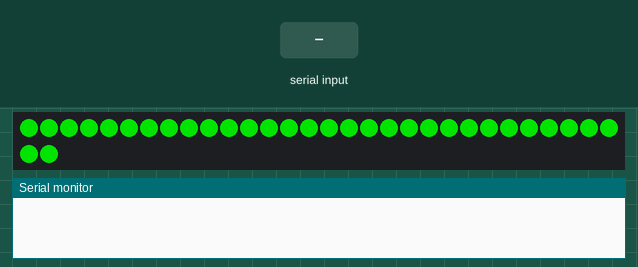
Bench run of a sketch on a simulated Arduino Uno, built with avr-gcc and run on an emulated ATmega328P. On the bench: 32 RGB LEDs in strip order, left to right, continuing on the next row, the last lines printed to the serial monitor. Inputs (shaded band) come from the test bench. Dim RGB values are drawn brighter than linear.

Above: at 1.2 s.
1.3 s: "90,45,200\n" received over Serial
2.8 s: "30,150,10\n" received over Serial
5.8 s: "90,45\n" received over Serial
At 7.3 s:
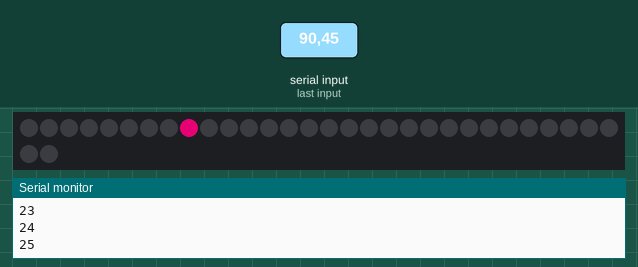
8.8 s: "1,90\n" received over Serial
At 12.46 s:
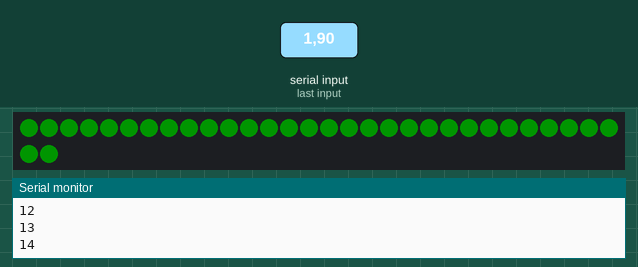
Timing chart, 0 to 12.8 s (numbered marks = the images above; inputs shaded):
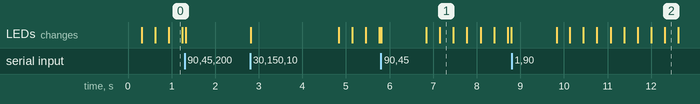

The sketch:

ArduinoCode.ino
```cpp
#include "LPD8806.h"
#include "SPI.h"

// Number of RGB LEDs in strand:
int nLEDs = 32;

// Chose 2 pins for output; can be any valid output pins:
int dataPin = 4;
int clockPin = 5;
boolean go = false;

int i = 0; //For our cycling loop
int j = 0; //For our fading intro
int fade=5;
unsigned long lastTime=0;
unsigned long timeBetween = 500;
unsigned long lastRec=0;
unsigned long abortTime=2000;

// First parameter is the number of LEDs in the strand.
// Next two parameters are SPI data and clock pins:
LPD8806 strip = LPD8806(nLEDs, dataPin, clockPin);

uint32_t curColor;
uint32_t noColor;
void setup() {
  // Start up the LED strip
  strip.begin();
  Serial.begin(9600);

  curColor = strip.Color(0, 255, 0); // set to blue
  noColor = strip.Color(0, 0, 0); // set to off

  // Update strip to 'off'
  for (int i = 0; i < nLEDs; i++) {
    strip.setPixelColor(i, noColor);
  }
  strip.show();
}
void loop() {

  if(!go){

    curColor=strip.Color(0,j,0);
    for (int i = 0; i < nLEDs; i++) {
      strip.setPixelColor(i, curColor);
    }
    strip.show();
    j += fade;
    // reverse the direction of the fading at the ends of the fade:
    if (j == 0 || j == 100) {
      fade*=-1 ;

    }
    delay(30);
  }
  else if(go){
    if(millis()>=timeBetween+lastTime){
      Serial.println(i);
      strip.setPixelColor(i, noColor);
      i++;
      lastTime=millis();
      if(i>=nLEDs){
        i=0;
      }
      strip.setPixelColor(i, curColor);
      strip.show();
    }
    if(millis()>lastRec+abortTime){
      go=false;
      setup();
    }
  }

  if (Serial.available()) {
    go=true;
    lastRec=millis();
    int r = Serial.parseInt();
    int b = Serial.parseInt();
    int tb = Serial.parseInt();
    setLEDBar(r, b, tb);
  }
}
// Fill the dots progressively along the strip.
void setLEDBar(int _r, int _b, int tb) {
  curColor = strip.Color(_r,0,_b);
  timeBetween = tb;
}
```

Measured:
- after the input at 8.8 s, the LEDs: first change after 1.0 s (image 2 shows a later state)
